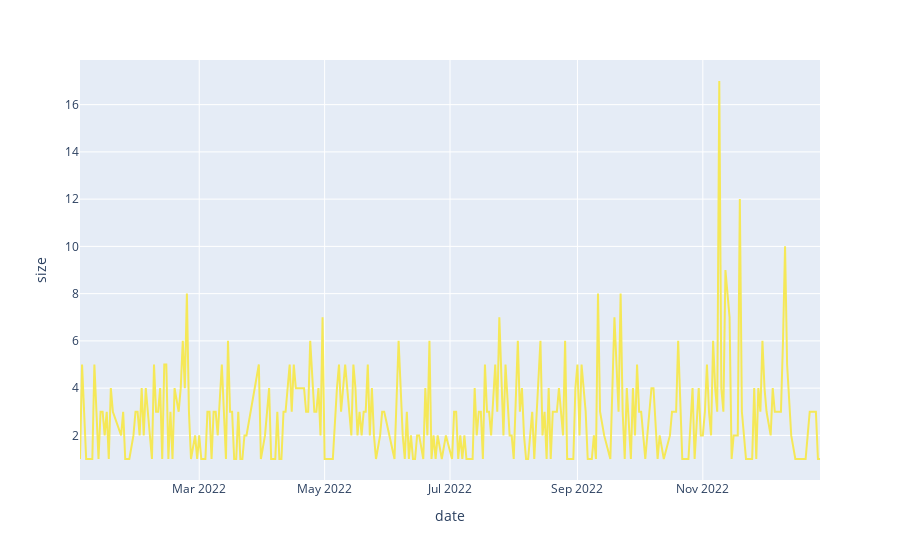

Here is the notebook cell this chart was saved with:
### Markdown cell above
### Posting Frequency
as the plot shows, there are 3 new job posts on average each day in Syria, assuming that 95% percent of the data are records of a job post

### Code cell
px.line(data.groupby("date",as_index=False).size(),x='date',y='size',color_discrete_sequence=color_palette)

### Figure 1 — Plotly figure (JSON) as saved in the notebook; plotly's stock layout.template omitted (floating-point values rounded to 4 significant figures; data arrays with more than 128 entries replaced by an {"elided": "..."} marker saying what was removed)
{"data": [{"hovertemplate": "date=%{x}<br>size=%{y}<extra></extra>", "legendgroup": "", "line": {"color": "#F5E857", "dash": "solid"}, "marker": {"symbol": "circle"}, "mode": "lines", "name": "", "orientation": "v", "showlegend": false, "type": "scatter", "x": {"elided": "289 str values"}, "xaxis": "x", "y": {"elided": "289 int values"}, "yaxis": "y"}], "layout": {"legend": {"tracegroupgap": 0}, "margin": {"t": 60}, "xaxis": {"anchor": "y", "domain": [0, 1], "title": {"text": "date"}}, "yaxis": {"anchor": "x", "domain": [0, 1], "title": {"text": "size"}}}}
